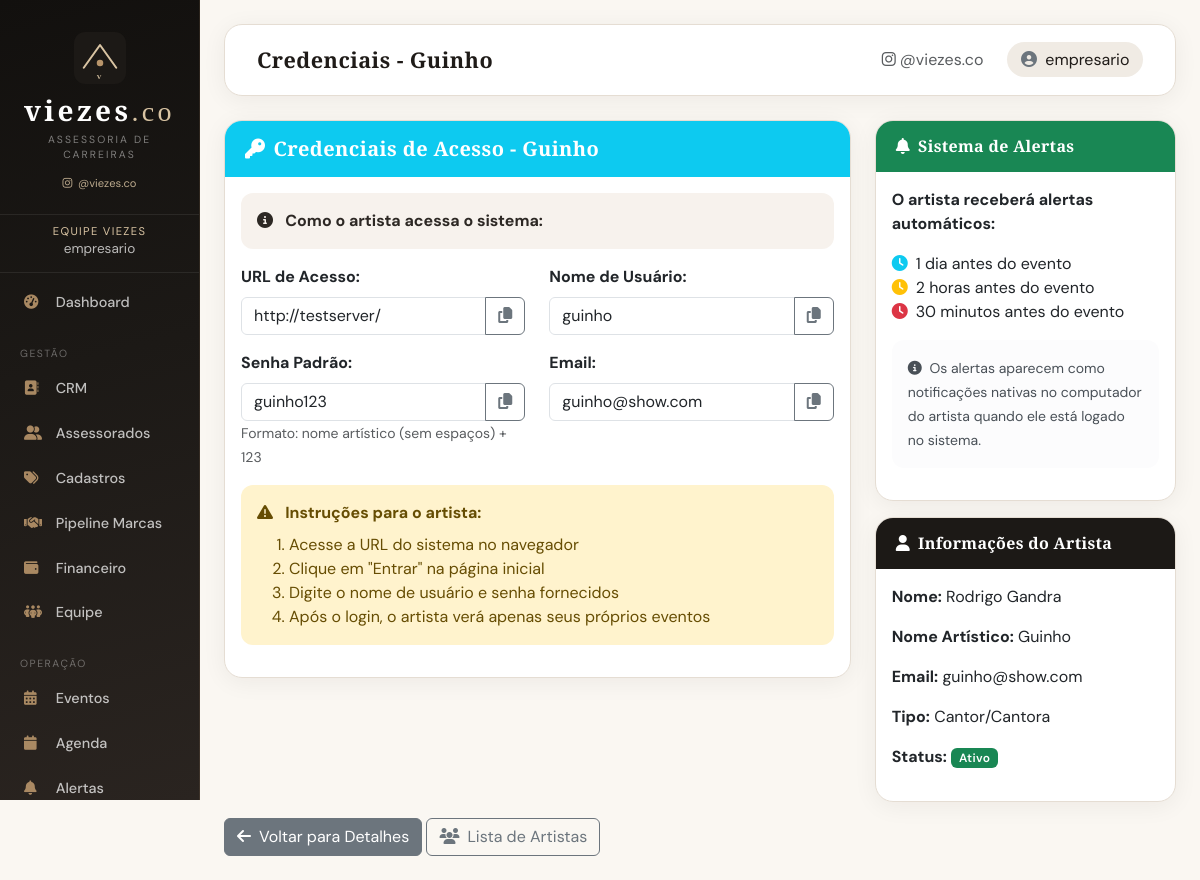
/artists/1/credentials (signed in), run on the app's committed database.
### app/models.py (models this page shows, shortened)
class User(UserMixin, db.Model):
    id = db.Column(db.Integer, primary_key=True)
    username = db.Column(db.String(80), unique=True, nullable=False)
    email = db.Column(db.String(120), unique=True, nullable=False)
    password_hash = db.Column(db.String(255), nullable=False)
    is_manager = db.Column(db.Boolean, default=False)  # True para empresário
    artist_id = db.Column(db.Integer, db.ForeignKey('artist.id'), nullable=True)
    display_name = db.Column(db.String(120), nullable=True)
    team_role = db.Column(db.String(40), nullable=True)  # estrategico, operacional, captacao
    phone = db.Column(db.String(20), nullable=True)
    is_active_user = db.Column(db.Boolean, default=True)
    created_at = db.Column(db.DateTime, default=datetime.utcnow)
    google_token = db.Column(db.Text, nullable=True)
    artist = db.relationship('Artist', backref='user_account', uselist=False)

class Artist(db.Model):
    id = db.Column(db.Integer, primary_key=True)
    name = db.Column(db.String(100), nullable=False)
    stage_name = db.Column(db.String(100), nullable=False)
    email = db.Column(db.String(120), nullable=False)
    phone = db.Column(db.String(20), nullable=True)
    artist_type_id = db.Column(db.Integer, db.ForeignKey('artist_type.id'), nullable=False)
    genre = db.Column(db.String(50), nullable=True)  # Gênero específico dentro do tipo
    description = db.Column(db.Text, nullable=True)
    color = db.Column(db.String(7), nullable=False)  # Cor em hex para agenda
    created_at = db.Column(db.DateTime, default=datetime.utcnow)
    is_active = db.Column(db.Boolean, default=True)
    client_status = db.Column(db.String(20), default='ativo')  # lead, onboarding, ativo, inativo
    service_type = db.Column(db.String(30), nullable=True)  # legado — use service_type_id
    service_type_id = db.Column(db.Integer, db.ForeignKey('catalog_item.id'), nullable=True)
    niche = db.Column(db.String(120), nullable=True)
    city = db.Column(db.String(80), nullable=True)
    state = db.Column(db.String(2), nullable=True)
    instagram = db.Column(db.String(120), nullable=True)
    onboarding_progress = db.Column(db.Integer, default=0)  # 0-100
    lead_id = db.Column(db.Integer, db.ForeignKey('lead.id'), nullable=True)
    onboarding_data = db.Column(db.Text, nullable=True)  # JSON — campos das planilhas
    entry_date = db.Column(db.Date, nullable=True)
    monthly_fee = db.Column(db.Numeric(12, 2), nullable=True)
    payment_status = db.Column(db.String(30), default='em_dia')  # em_dia, pendente, atrasado
    payment_due_day = db.Column(db.Integer, nullable=True)  # dia do mês
    current_phase = db.Column(db.String(80), nullable=True)
    strategic_manager = db.Column(db.String(120), nullable=True)
    operational_manager = db.Column(db.String(120), nullable=True)
    events = db.relationship('Event', backref='artist', lazy=True, cascade='all, delete-orphan')
    financial_records = db.relationship('FinancialRecord', backref='artist', lazy=True)
    brand_deals = db.relationship('BrandDeal', backref='artist', lazy=True)
    onboarding_tasks = db.relationship(
        'OnboardingTask', backref='artist', lazy=True, cascade='all, delete-orphan'
    )
    contract = db.relationship('ArtistContract', backref='artist', uselist=False, cascade='all, delete-orphan')
    onboarding_documents = db.relationship(
        'OnboardingDocument', backref='artist', lazy=True, cascade='all, delete-orphan'
    )
    rate_card_lines = db.relationship(
        'RateCardLine', backref='artist', lazy=True, cascade='all, delete-orphan'
    )
    dream_brands = db.relationship(
        'DreamBrand', backref='artist', lazy=True, cascade='all, delete-orphan'
    )
    partnership_history = db.relationship(
        'BrandPartnershipHistory', backref='artist', lazy=True, cascade='all, delete-orphan'
    )
    goals = db.relationship('ArtistGoal', backref='artist', lazy=True, cascade='all, delete-orphan')
    accesses = db.relationship('ArtistAccess', backref='artist', lazy=True, cascade='all, delete-orphan')
    availability_slots = db.relationship(
        'ArtistAvailability', backref='artist', lazy=True, cascade='all, delete-orphan'
    )
    onboarding_meetings = db.relationship(
        'OnboardingMeeting', backref='artist', lazy=True, cascade='all, delete-orphan'
    )
    digital_presence = db.relationship(
        'DigitalPresence', backref='artist', lazy=True, cascade='all, delete-orphan'
    )
    service_type_ref = db.relationship('CatalogItem', foreign_keys=[service_type_id])

class ArtistType(db.Model):
    id = db.Column(db.Integer, primary_key=True)
    name = db.Column(db.String(50), nullable=False, unique=True)
    description = db.Column(db.String(200), nullable=True)
    icon = db.Column(db.String(50), nullable=False)  # Classe do ícone FontAwesome
    color = db.Column(db.String(7), nullable=False)  # Cor em hex
    created_at = db.Column(db.DateTime, default=datetime.utcnow)
    artists = db.relationship('Artist', backref='artist_type', lazy=True)

### app/main/routes.py (the view)
@bp.route('/artists/<int:artist_id>/credentials')
@login_required
def artist_credentials(artist_id):
    if not current_user.is_manager:
        flash('Acesso negado.', 'error')
        return redirect(url_for('main.dashboard'))
    artist = Artist.query.get_or_404(artist_id)
    user = User.query.filter_by(artist_id=artist_id).first()
    if not user:
        flash('Este artista ainda não possui credenciais de acesso.', 'warning')
        return redirect(url_for('main.artist_detail', artist_id=artist_id))
    credentials = {
        'username': user.username,
        'email': user.email,
        'has_password': True,
        'created_at': user.created_at if hasattr(user, 'created_at') else None
    }
    return render_template('main/artist_credentials.html', artist=artist, credentials=credentials)

### app/templates/main/artist_credentials.html (shortened to what this page needs)
{% extends "base.html" %}
{% block page_title %}Credenciais - {{ artist.stage_name }}{% endblock %}
{% block content %}
<div class="row">
    <div class="col-md-8">
        <div class="card">
            <div class="card-header bg-info text-white">
                <h5 class="card-title mb-0">
                    <i class="fas fa-key me-2"></i>Credenciais de Acesso - {{ artist.stage_name }}
                </h5>
            </div>
            <div class="card-body">
                <div class="alert alert-info">
                    <i class="fas fa-info-circle me-2"></i>
                    <strong>Como o artista acessa o sistema:</strong>
                </div>
                <div class="row">
                    <div class="col-md-6">
                        <div class="form-group mb-3">
                            <label class="form-label"><strong>URL de Acesso:</strong></label>
                            <div class="input-group">
                                <input type="text" class="form-control" value="{{ request.url_root }}" readonly>
                                <button class="btn btn-outline-secondary" type="button" onclick="copyToClipboard('{{ request.url_root }}')">
                                    <i class="fas fa-copy"></i>
                                </button>
                            </div>
                        </div>
                    </div>
                    <div class="col-md-6">
                        <div class="form-group mb-3">
                            <label class="form-label"><strong>Nome de Usuário:</strong></label>
                            <div class="input-group">
                                <input type="text" class="form-control" value="{{ credentials.username }}" readonly>
                                <button class="btn btn-outline-secondary" type="button" onclick="copyToClipboard('{{ credentials.username }}')">
                                    <i class="fas fa-copy"></i>
                                </button>
                            </div>
                        </div>
                    </div>
                </div>
                <div class="row">
                    <div class="col-md-6">
                        <div class="form-group mb-3">
                            <label class="form-label"><strong>Senha Padrão:</strong></label>
                            <div class="input-group">
                                {% set password = artist.stage_name.lower().replace(' ', '') + '123' %}
                                <input type="text" class="form-control" value="{{ password }}" readonly>
                                <button class="btn btn-outline-secondary" type="button" onclick="copyToClipboard('{{ password }}')">
                                    <i class="fas fa-copy"></i>
                                </button>
                            </div>
                            <small class="form-text text-muted">Formato: nome artístico (sem espaços) + 123</small>
                        </div>
                    </div>
                    <div class="col-md-6">
                        <div class="form-group mb-3">
                            <label class="form-label"><strong>Email:</strong></label>
                            <div class="input-group">
                                <input type="text" class="form-control" value="{{ credentials.email }}" readonly>
                                <button class="btn btn-outline-secondary" type="button" onclick="copyToClipboard('{{ credentials.email }}')">
                                    <i class="fas fa-copy"></i>
                                </button>
                            </div>
                        </div>
                    </div>
                </div>
                <div class="alert alert-warning">
                    <i class="fas fa-exclamation-triangle me-2"></i>
                    <strong>Instruções para o artista:</strong>
                    <ol class="mb-0 mt-2">
                        <li>Acesse a URL do sistema no navegador</li>
                        <li>Clique em "Entrar" na página inicial</li>
                        <li>Digite o nome de usuário e senha fornecidos</li>
                        <li>Após o login, o artista verá apenas seus próprios eventos</li>
                    </ol>
                </div>
            </div>
        </div>
    </div>
    <div class="col-md-4">
        <div class="card">
            <div class="card-header bg-success text-white">
                <h6 class="card-title mb-0">
                    <i class="fas fa-bell me-2"></i>Sistema de Alertas
                </h6>
            </div>
            <div class="card-body">
                <p><strong>O artista receberá alertas automáticos:</strong></p>
                <ul class="list-unstyled">
                    <li><i class="fas fa-clock text-info me-2"></i>1 dia antes do evento</li>
                    <li><i class="fas fa-clock text-warning me-2"></i>2 horas antes do evento</li>
                    <li><i class="fas fa-clock text-danger me-2"></i>30 minutos antes do evento</li>
                </ul>
                <div class="alert alert-light">
                    <small><i class="fas fa-info-circle me-1"></i>
                    Os alertas aparecem como notificações nativas no computador do artista quando ele está logado no sistema.</small>
                </div>
            </div>
        </div>
        <div class="card mt-3">
            <div class="card-header bg-primary text-white">
                <h6 class="card-title mb-0">
                    <i class="fas fa-user me-2"></i>Informações do Artista
                </h6>
            </div>
            <div class="card-body">
                <p><strong>Nome:</strong> {{ artist.name }}</p>
                <p><strong>Nome Artístico:</strong> {{ artist.stage_name }}</p>
                <p><strong>Email:</strong> {{ artist.email }}</p>
                <p><strong>Tipo:</strong> {{ artist.artist_type.name if artist.artist_type else 'Não definido' }}</p>
                <p><strong>Status:</strong>
                    <span class="badge bg-success">{{ 'Ativo' if artist.is_active else 'Inativo' }}</span>
                </p>
            </div>
        </div>
    </div>
</div>
<div class="row mt-3">
    <div class="col-12">
        <a href="{{ url_for('main.artist_detail', artist_id=artist.id) }}" class="btn btn-secondary">
            <i class="fas fa-arrow-left me-2"></i>Voltar para Detalhes
        </a>
        <a href="{{ url_for('main.artists') }}" class="btn btn-outline-secondary">
            <i class="fas fa-users me-2"></i>Lista de Artistas
        </a>
    </div>
</div>
{% endblock %}

### app/templates/base.html (shortened to what this page needs)
<!DOCTYPE html>
<html lang="pt-BR">
<head>
    <link href="https://cdn.jsdelivr.net/npm/bootstrap@5.3.0/dist/css/bootstrap.min.css" rel="stylesheet">
    <link href="https://cdnjs.cloudflare.com/ajax/libs/font-awesome/6.5.1/css/all.min.css" rel="stylesheet">
    <link href="https://cdn.jsdelivr.net/npm/fullcalendar@6.1.4/index.global.min.css" rel="stylesheet">
    <link href="{{ url_for('static', filename='css/viezes.css') }}" rel="stylesheet">
</head>
<body class="{% block body_class %}{% endblock %}">
    <div class="container-fluid">
        <div class="row">
            {% if current_user.is_authenticated %}
            <div class="col-md-2 px-0 desktop-sidebar">
                <div class="sidebar py-2">
                    {% include '_viezes_brand.html' %}
                    <div class="sidebar-user">
                        <div class="role">{% if current_user.is_manager %}Equipe Viezes{% else %}Assessorado{% endif %}</div>
                        <div class="name">{{ current_user.display_name or current_user.username }}</div>
                    </div>
                    {% include '_sidebar_nav.html' %}
                </div>
            </div>
            {% endif %}
            <div class="{% if current_user.is_authenticated %}col-md-10{% else %}col-12{% endif %} px-0">
                <div class="main-content p-4">
                    {% if current_user.is_authenticated %}
                    <nav class="navbar navbar-expand-lg top-navbar mb-4">
                        <div class="container-fluid">
                            <span class="navbar-brand mb-0">
                                {% block page_title %}Painel{% endblock %}
                            </span>
                            <div class="navbar-nav ms-auto align-items-center">
                                <a href="https://www.instagram.com/viezes.co" target="_blank" rel="noopener"
                                   class="nav-link d-none d-md-inline text-muted small me-3">
                                    <i class="fab fa-instagram me-1"></i>@viezes.co
                                </a>
                                <span class="user-pill">
                                    <i class="fas fa-circle-user me-1 text-secondary"></i>
                                    {{ current_user.display_name or current_user.username }}
                                </span>
                            </div>
                        </div>
                    </nav>
                    {% endif %}
                    {% block content %}{% endblock %}
                </div>
            </div>
        </div>
    </div>
</body>
</html>

### data on the page
User: display_name+username "empresario"
Artist: stage_name "Guinho", name "Rodrigo Gandra", email "guinho@show.com", is_active "Ativo"
User: username "guinho", email "guinho@show.com"
ArtistType: artist_type "Cantor/Cantora"
